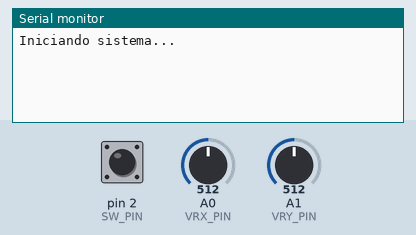
Bench run of a sketch on a simulated Arduino Uno, built with avr-gcc and run on an emulated ATmega328P. Parts: the last lines printed to the serial monitor. The test bench sets the inputs (shaded band); at power-on: A0 (VRX_PIN) = 512, A1 (VRY_PIN) = 512, pin 2 (SW_PIN) HIGH.

Above: at 1.2 s.
1.3 s: A0 (VRX_PIN) set to 900
At 2.5 s:
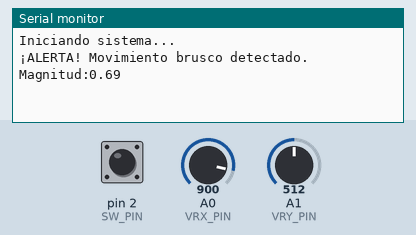
2.8 s: A1 (VRY_PIN) set to 122
At 3.8 s:
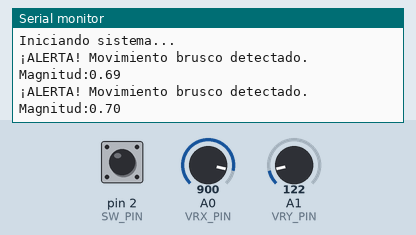
4.3 s: A0 (VRX_PIN) set to 306
At 5.0 s:
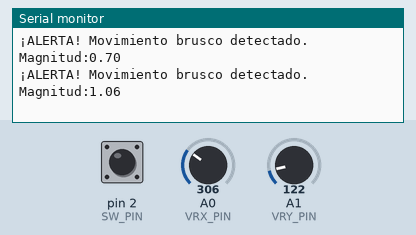
5.8 s: A1 (VRY_PIN) set to 900
At 6.2 s:
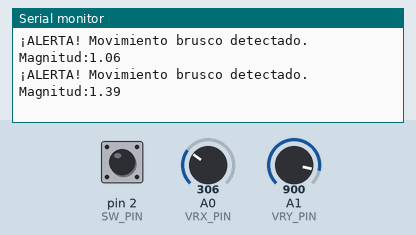
7.3 s: pin 2 (SW_PIN) pulsed LOW 2 times (0.12 s each, 0.3 s apart)
At 9.0 s:
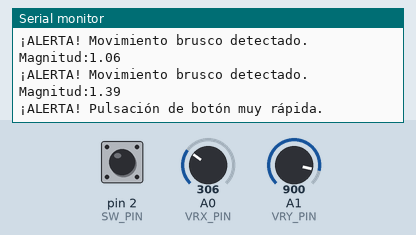
Timing chart, 0 to 10.4 s (numbered marks = the images above; inputs shaded):
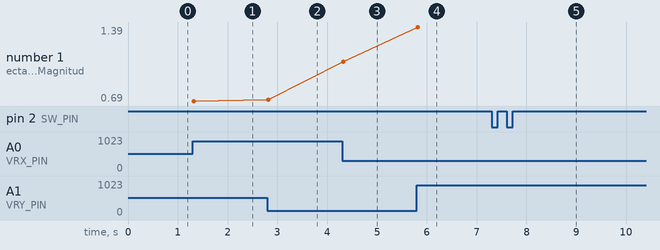

Measured:
- after the input at 1.3 s, the serial monitor: prints a new line at once (image 1)
- after the input at 2.8 s, the serial monitor: prints a new line at once (image 2)
- after the input at 4.3 s, the serial monitor: prints a new line at once (image 3)
- after the input at 5.8 s, the serial monitor: prints a new line at once (image 4)
- after the input at 7.3 s, the serial monitor: prints a new line after 0.36 s (image 5)
- plotted number 1: 0.69 → 0.7 after the input at 2.8 s, 0.7 → 1.06 after the input at 4.3 s, 1.06 → 1.39 after the input at 5.8 s

The sketch:

sketch_bluba.ino
```cpp
/*
  Dado sensorial Bluba — joystick + botón vía Bluetooth (HC-06)

  CAMBIOS respecto a la versión original:
  1) thresholdMovimiento y thresholdDobleClic dejan de ser fijos en el código
     (antes eran iguales para todos los niños). Ahora son variables que se
     pueden actualizar en caliente por Bluetooth con un comando de
     configuración, enviado por el script puente (bridge_bluetooth.py) al
     empezar cada sesión, con el umbral YA CALIBRADO para ese niño/a
     (ver backend/sensores.py -> calcular_umbrales_personalizados).
     El MISMO Arduino/firmware sirve para todos los niños; lo único que
     cambia es el número que se le manda.

  2) Además de las alertas ("¡ALERTA! ..."), el Arduino ahora transmite
     SIEMPRE la magnitud cruda del movimiento y cada clic del botón
     (no solo cuando supera el umbral). Sin esto, el backend nunca podría
     aprender cuál es el patrón "normal" de cada niño para calcular su
     propio umbral — necesita ver también los movimientos suaves.

  Protocolo por Bluetooth (líneas de texto separadas por '\n'):
    Arduino -> host:
      M,<magnitud>,<millis>        muestra de movimiento (siempre)
      C,<millis>                   clic del botón (siempre)
      ALERT_M,<magnitud>           movimiento superó el umbral ACTUAL
      ALERT_C                      doble clic rápido superó el umbral ACTUAL
    host -> Arduino:
      CFG,T,<float>                fija thresholdMovimiento (ej: CFG,T,0.42)
      CFG,D,<int>                  fija thresholdDobleClic en ms (ej: CFG,D,260)
*/

#include <ezButton.h>
#include <SoftwareSerial.h>

// Definición de pines del Joystick
#define VRX_PIN  A0
#define VRY_PIN  A1
#define SW_PIN   2

// Definición de pines para el módulo Bluetooth HC-06
#define BT_RX 10
#define BT_TX 11

SoftwareSerial BTSerial(BT_RX, BT_TX);
ezButton button(SW_PIN);

// Variables del Joystick
float xValue = 0;
float yValue = 0;
float lastXValue = 0;
float lastYValue = 0;

// Variables para control de tiempo
unsigned long lastTime = 0;
unsigned long lastPressTime = 0;

// --- Umbrales de sensibilidad ---
// Ya NO son "const": arrancan con un valor por defecto razonable (el mismo
// que usaba el sketch original) y se sobrescriben con el umbral
// personalizado que calcula el backend para el niño/a que está jugando.
float thresholdMovimiento = 0.6;     // "brusco" por defecto hasta calibrar
int thresholdDobleClic = 300;        // "rápido" por defecto hasta calibrar

const int updateInterval = 50;       // leer el joystick cada 50ms
const float pisoRuido = 0.03;        // no transmitir micro-jitter irrelevante

// Buffer para leer comandos entrantes por Bluetooth línea por línea
String comandoEntrante = "";

void setup() {
  Serial.begin(9600);
  BTSerial.begin(9600);

  button.setDebounceTime(50);

  Serial.println("Iniciando sistema...");
  BTSerial.println("Bluetooth conectado y listo.");
}

void loop() {
  button.loop();
  leerComandosBluetooth();

  unsigned long currentTime = millis();

  // 1. DETECCIÓN DE PULSACIONES RÁPIDAS (clic del botón)
  if (button.isPressed()) {
    unsigned long timeSinceLastPress = currentTime - lastPressTime;

    // Siempre se transmite el clic crudo (para que el backend aprenda
    // el ritmo habitual de clics de este niño/a).
    BTSerial.print("C,");
    BTSerial.println(currentTime);

    // Alerta en tiempo real usando el umbral YA CALIBRADO para este niño/a.
    if (timeSinceLastPress > 50 && timeSinceLastPress <= (unsigned long)thresholdDobleClic) {
      Serial.println("¡ALERTA! Pulsación de botón muy rápida.");
      BTSerial.println("ALERT_C");
    }

    lastPressTime = currentTime;
  }

  // 2. LECTURA Y TRANSMISIÓN DEL MOVIMIENTO
  if (currentTime - lastTime >= updateInterval) {
    xValue = (analogRead(VRX_PIN) - 560.0) / 560.0;
    yValue = (analogRead(VRY_PIN) - 560.0) / 560.0;

    float deltaX = abs(xValue - lastXValue);
    float deltaY = abs(yValue - lastYValue);
    float magnitud = sqrt(deltaX * deltaX + deltaY * deltaY);

    // Se transmite la muestra cruda casi siempre (salvo micro-jitter),
    // sin importar si supera o no el umbral — esto es lo que le permite al
    // backend construir el baseline personal de cada niño/a.
    if (magnitud > pisoRuido) {
      BTSerial.print("M,");
      BTSerial.print(magnitud, 3);
      BTSerial.print(",");
      BTSerial.println(currentTime);
    }

    // Alerta en tiempo real usando el umbral YA CALIBRADO para este niño/a.
    if (magnitud > thresholdMovimiento) {
      Serial.print("¡ALERTA! Movimiento brusco detectado. Magnitud:");
      Serial.println(magnitud);
      BTSerial.print("ALERT_M,");
      BTSerial.println(magnitud, 3);
    }

    lastXValue = xValue;
    lastYValue = yValue;
    lastTime = currentTime;
  }
}

// Lee comandos "CFG,T,<float>" / "CFG,D,<int>" que llegan por Bluetooth
// desde el script puente para calibrar los umbrales de ESTE niño/a.
void leerComandosBluetooth() {
  while (BTSerial.available() > 0) {
    char c = BTSerial.read();
    if (c == '\n') {
      procesarComando(comandoEntrante);
      comandoEntrante = "";
    } else if (c != '\r') {
      comandoEntrante += c;
    }
  }
}

void procesarComando(String linea) {
  linea.trim();
  if (!linea.startsWith("CFG,")) return;

  int primeraComa = linea.indexOf(',', 4);
  if (primeraComa == -1) return;

  String tipo = linea.substring(4, primeraComa);
  String valorStr = linea.substring(primeraComa + 1);

  if (tipo == "T") {
    thresholdMovimiento = valorStr.toFloat();
    Serial.print("Umbral de movimiento calibrado a: ");
    Serial.println(thresholdMovimiento);
    BTSerial.print("OK,T,");
    BTSerial.println(thresholdMovimiento, 3);
  } else if (tipo == "D") {
    thresholdDobleClic = valorStr.toInt();
    Serial.print("Umbral de clic rapido calibrado a: ");
    Serial.println(thresholdDobleClic);
    BTSerial.print("OK,D,");
    BTSerial.println(thresholdDobleClic);
  }
}
```
